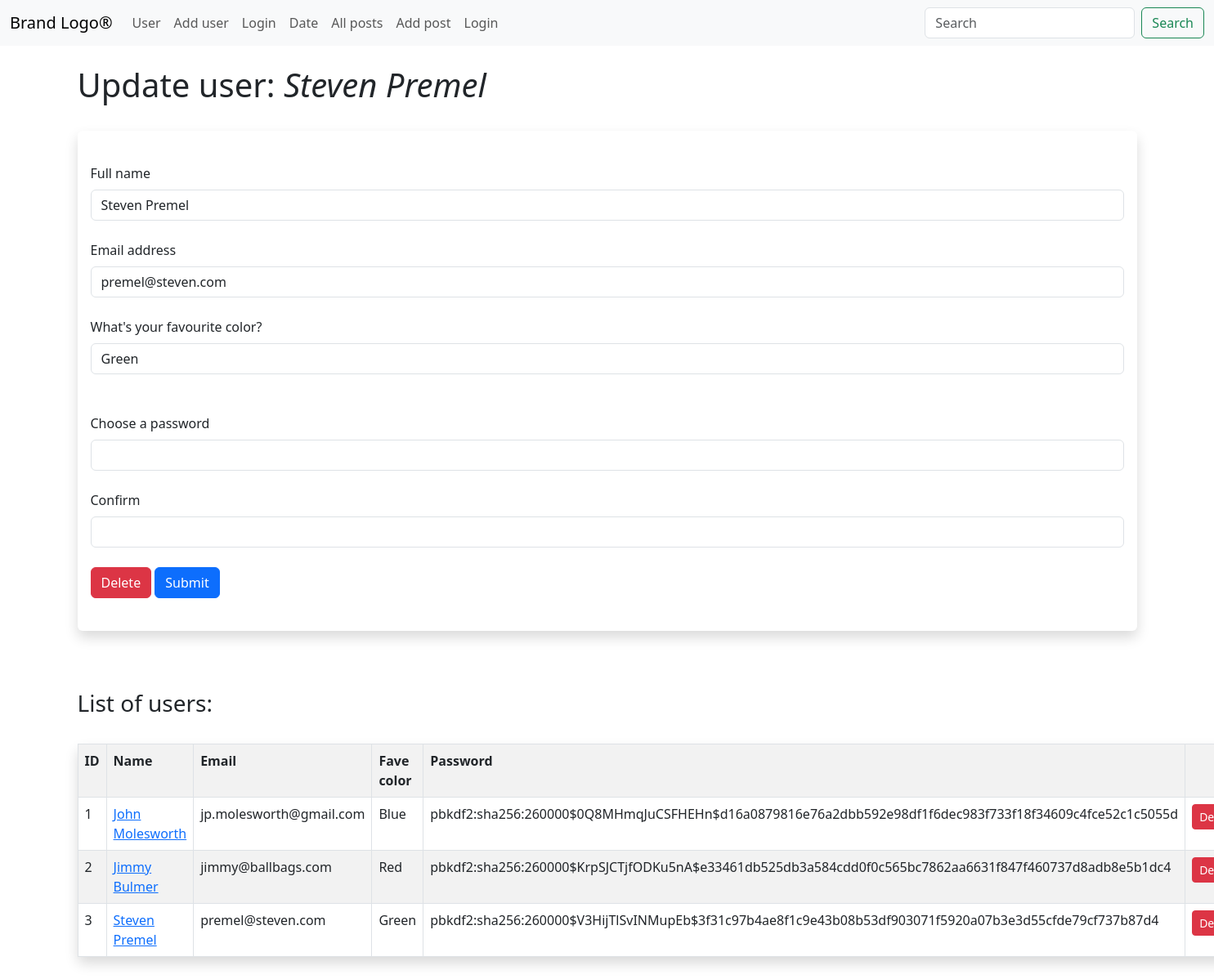
Page /update/3 on the committed database.
### main.py (models this page shows, shortened)
    class Users(db.Model, UserMixin):
        id = db.Column(db.Integer, primary_key=True)
        name = db.Column(db.String(200), nullable=False)
        username = db.Column(db.String(200), nullable=False, unique=True)
        email = db.Column(db.String(200), nullable=False, unique=True)
        fave_color = db.Column(db.String(200), nullable=True)
        date_added = db.Column(db.DateTime, default=datetime.datetime.now())
        password_hash = db.Column(db.String(128))
        @property
        def password(self):
            raise AttributeError('Password is not a readable attribute')

### main.py (the view)
@app.route('/update/<int:id>', methods=["GET", "POST"])
def update(id):
    users = Users.query.order_by(Users.date_added)
    form = UserForm()
    name_to_update = Users.query.get_or_404(id)
    if request.method == "POST":
        name_to_update.name = request.form['name']
        name_to_update.email = request.form['email']
        name_to_update.password_hash = request.form['password_hash']
        name_to_update.fave_color = request.form['fave_color']
        try:
            db.session.commit()
            flash(f"User {name_to_update.name} updated!")
            form.name.data = ''
            form.email.data = ''
            form.password_hash.data = ''
            return render_template('update-user.html', form=form, users=users)
        except:
            flash(f"Error! You douchebag...")
            return render_template('update-user.html', form=form, name_to_update=name_to_update, users=users)
    else:
        return render_template('update-user.html', form=form, name_to_update=name_to_update, users=users)

### main.py
class UserForm(FlaskForm):
    name = StringField("Full name", validators=[DataRequired()])
    email = StringField("Email address", validators=[DataRequired()])
    username = StringField("Username", validators=[DataRequired()])
    password_hash2 = PasswordField("Confirm", validators=[DataRequired()])
    password_hash = PasswordField("Choose a password",
                                  validators=[EqualTo('password_hash2', message="Passwords must match")])
    fave_color = StringField("What's your favourite color?")
    submit = SubmitField("Submit")

### templates/update-user.html (shortened to what this page needs)
{% extends 'base.html' %}
{% block content%}
<br>
<h1>Update user: <em>{{ name_to_update.name }}</em></h1>
<br>
<div class="shadow p-3 mb-5 bg-body rounded">
<form action="/update/{{ name_to_update.id }}" method="post">
    <br>
    {{ form.name.label(class="form-label") }} {{ form.name(class="form-control", value=name_to_update.name) }}
    <br>
    {{ form.email.label(class="form-label") }} {{ form.email(class="form-control", value=name_to_update.email) }}
    <br>
    {{ form.fave_color.label(class="form-label") }} {{ form.fave_color(class="form-control", value=name_to_update.fave_color) }}
    <br>
     <br>
    {{ form.password_hash.label(class="form-label") }} {{ form.password_hash(class="form-control", value=name_to_update.password_hash) }}
    <br>
     {{ form.password_hash2.label(class="form-label") }} {{ form.password_hash2(class="form-control", value=name_to_update.password_hash2) }}
    <br>
    <a class="btn btn-danger" href="{{ url_for('delete', id=name_to_update.id) }}">Delete</a>
        {{ form.submit(class="btn btn-primary") }}
<br><br>
</form>
</div>
    <br>
<h3>List of users:</h3>
<br>
<table class="shadow p-3 mb-5 bg-body rounded table table-hover table-bordered table-striped">
    <tr>
    <th>ID</th>
    <th>Name</th>
    <th>Email</th>
        <th>Fave color</th>
        <th>Password</th>
        <th></th>
  </tr>
{% for user in users%}
    <tr>
        <td>{{ user.id }}</td>
            <td><a href="{{ url_for('update', id=user.id) }}">{{ user.name }}</a></td>
            <td>{{user.email}}</td>
        <td>{{user.fave_color}}</td>
        <td>{{user.password_hash }}</td>
        <td><a class="btn btn-danger btn-sm" href="{{ url_for('delete', id=user.id) }}">Delete</a></td>
    </tr>
{% endfor %}
</table>
{% endblock %}

### rows in the picture
Users: name "Steven Premel", email "premel@steven.com", fave_color "Green", id "3", password_hash "pbkdf2:sha256:260000$V3HijTlSvINMupEb$3f31c97b4ae8f1c9e43b08b53df903071f5920a07b3e3d55cfde79cf737b87d4"
Users: id "1", name "John Molesworth", email "jp.molesworth@gmail.com", fave_color "Blue", password_hash "pbkdf2:sha256:260000$0Q8MHmqJuCSFHEHn$d16a0879816e76a2dbb592e98df1f6dec983f733f18f34609c4fce52c1c5055d"
Users: id "2", name "Jimmy Bulmer", email "jimmy@ballbags.com", fave_color "Red", password_hash "pbkdf2:sha256:260000$KrpSJCTjfODKu5nA$e33461db525db3a584cdd0f0c565bc7862aa6631f847f460737d8adb8e5b1dc4"
